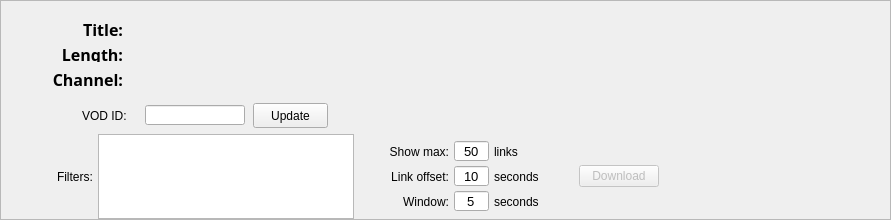
     <widget class="QFrame" name="frame">
      <property name="sizePolicy">
       <sizepolicy hsizetype="Preferred" vsizetype="Ignored">
        <horstretch>0</horstretch>
        <verstretch>0</verstretch>
       </sizepolicy>
      </property>
      <property name="minimumSize">
       <size>
        <width>50</width>
        <height>30</height>
       </size>
      </property>
      <property name="maximumSize">
       <size>
        <width>16777215</width>
        <height>220</height>
       </size>
      </property>
      <property name="frameShape">
       <enum>QFrame::StyledPanel</enum>
      </property>
      <property name="frameShadow">
       <enum>QFrame::Raised</enum>
      </property>
      <layout class="QGridLayout" name="gridLayout_4">
       <property name="bottomMargin">
        <number>0</number>
       </property>
       <item row="2" column="0">
        <layout class="QHBoxLayout" name="horizontalLayout">
         <property name="spacing">
          <number>8</number>
         </property>
         <property name="sizeConstraint">
          <enum>QLayout::SetDefaultConstraint</enum>
         </property>
         <property name="leftMargin">
          <number>70</number>
         </property>
         <item>
          <widget class="QLabel" name="label_21">
           <property name="enabled">
            <bool>true</bool>
           </property>
           <property name="sizePolicy">
            <sizepolicy hsizetype="Minimum" vsizetype="Preferred">
             <horstretch>0</horstretch>
             <verstretch>0</verstretch>
            </sizepolicy>
           </property>
           <property name="minimumSize">
            <size>
             <width>55</width>
             <height>25</height>
            </size>
           </property>
           <property name="maximumSize">
            <size>
             <width>55</width>
             <height>60</height>
            </size>
           </property>
           <property name="text">
            <string>VOD ID:</string>
           </property>
           <property name="scaledContents">
            <bool>true</bool>
           </property>
           <property name="alignment">
            <set>Qt::AlignLeading|Qt::AlignLeft|Qt::AlignVCenter</set>
           </property>
           <property name="wordWrap">
            <bool>false</bool>
           </property>
           <property name="margin">
            <number>0</number>
           </property>
          </widget>
         </item>
         <item>
          <widget class="QLineEdit" name="vodEntry">
           <property name="sizePolicy">
            <sizepolicy hsizetype="Expanding" vsizetype="Fixed">
             <horstretch>0</horstretch>
             <verstretch>0</verstretch>
            </sizepolicy>
           </property>
           <property name="minimumSize">
            <size>
             <width>100</width>
             <height>20</height>
            </size>
           </property>
           <property name="maximumSize">
            <size>
             <width>100</width>
             <height>20</height>
            </size>
           </property>
           <property name="font">
            <font>
             <pointsize>10</pointsize>
             <weight>50</weight>
             <italic>false</italic>
             <bold>false</bold>
            </font>
           </property>
           <property name="text">
            <string/>
           </property>
           <property name="alignment">
            <set>Qt::AlignLeading|Qt::AlignLeft|Qt::AlignTop</set>
           </property>
          </widget>
         </item>
         <item>
          <spacer name="horizontalSpacer">
           <property name="orientation">
            <enum>Qt::Horizontal</enum>
           </property>
           <property name="sizeType">
            <enum>QSizePolicy::Fixed</enum>
           </property>
           <property name="sizeHint" stdset="0">
            <size>
             <width>0</width>
             <height>20</height>
            </size>
           </property>
          </spacer>
         </item>
         <item>
          <widget class="QPushButton" name="updateBtn">
           <property name="minimumSize">
            <size>
             <width>75</width>
             <height>25</height>
            </size>
           </property>
           <property name="maximumSize">
            <size>
             <width>75</width>
             <height>25</height>
            </size>
           </property>
           <property name="text">
            <string>Update</string>
           </property>
          </widget>
         </item>
         <item>
          <spacer name="horizontalSpacer_2">
           <property name="orientation">
            <enum>Qt::Horizontal</enum>
           </property>
           <property name="sizeType">
            <enum>QSizePolicy::Fixed</enum>
           </property>
           <property name="sizeHint" stdset="0">
            <size>
             <width>0</width>
             <height>20</height>
            </size>
           </property>
          </spacer>
         </item>
         <item>
          <widget class="QLabel" name="statusLabel">
           <property name="text">
            <string/>
           </property>
           <property name="wordWrap">
            <bool>true</bool>
           </property>
           <property name="margin">
            <number>5</number>
           </property>
          </widget>
         </item>
        </layout>
       </item>
       <item row="1" column="0">
        <layout class="QGridLayout" name="gridLayout_3">
         <property name="leftMargin">
          <number>40</number>
         </property>
         <property name="topMargin">
          <number>10</number>
         </property>
         <property name="rightMargin">
          <number>20</number>
         </property>
         <property name="bottomMargin">
          <number>10</number>
         </property>
         <property name="spacing">
          <number>10</number>
         </property>
         <item row="1" column="1">
          <widget class="QLabel" name="lengthLabel">
           <property name="sizePolicy">
            <sizepolicy hsizetype="Expanding" vsizetype="Preferred">
             <horstretch>0</horstretch>
             <verstretch>0</verstretch>
            </sizepolicy>
           </property>
           <property name="font">
            <font>
             <family>Segoe UI Semibold</family>
             <pointsize>12</pointsize>
            </font>
           </property>
           <property name="text">
            <string/>
           </property>
           <property name="wordWrap">
            <bool>true</bool>
           </property>
          </widget>
         </item>
         <item row="0" column="0">
          <widget class="QLabel" name="label_3">
           <property name="font">
            <font>
             <family>Yu Gothic UI Semibold</family>
             <pointsize>12</pointsize>
             <weight>75</weight>
             <bold>true</bold>
            </font>
           </property>
           <property name="text">
            <string>Title:</string>
           </property>
           <property name="alignment">
            <set>Qt::AlignRight|Qt::AlignTrailing|Qt::AlignVCenter</set>
           </property>
           <property name="margin">
            <number>0</number>
           </property>
          </widget>
         </item>
         <item row="0" column="1">
          <widget class="QLabel" name="titleLabel">
           <property name="sizePolicy">
            <sizepolicy hsizetype="Expanding" vsizetype="Preferred">
             <horstretch>0</horstretch>
             <verstretch>0</verstretch>
            </sizepolicy>
           </property>
           <property name="font">
            <font>
             <family>Segoe UI Semibold</family>
             <pointsize>12</pointsize>
             <weight>50</weight>
             <bold>false</bold>
            </font>
           </property>
           <property name="text">
            <string/>
           </property>
           <property name="wordWrap">
            <bool>true</bool>
           </property>
          </widget>
         </item>
         <item row="1" column="0">
          <widget class="QLabel" name="label_5">
           <property name="font">
            <font>
             <family>Yu Gothic UI Semibold</family>
             <pointsize>12</pointsize>
             <weight>75</weight>
             <bold>true</bold>
            </font>
           </property>
           <property name="text">
            <string>Length:</string>
           </property>
           <property name="alignment">
            <set>Qt::AlignRight|Qt::AlignTrailing|Qt::AlignVCenter</set>
           </property>
           <property name="margin">
            <number>0</number>
           </property>
          </widget>
         </item>
         <item row="2" column="1">
          <widget class="QLabel" name="channelLabel">
           <property name="sizePolicy">
            <sizepolicy hsizetype="Expanding" vsizetype="Preferred">
             <horstretch>0</horstretch>
             <verstretch>0</verstretch>
            </sizepolicy>
           </property>
           <property name="font">
            <font>
             <family>Segoe UI Semibold</family>
             <pointsize>12</pointsize>
            </font>
           </property>
           <property name="text">
            <string/>
           </property>
           <property name="wordWrap">
            <bool>true</bool>
           </property>
          </widget>
         </item>
         <item row="2" column="0">
          <widget class="QLabel" name="label_4">
           <property name="font">
            <font>
             <family>Yu Gothic UI Semibold</family>
             <pointsize>12</pointsize>
             <weight>75</weight>
             <bold>true</bold>
            </font>
           </property>
           <property name="text">
            <string>Channel:</string>
           </property>
           <property name="alignment">
            <set>Qt::AlignRight|Qt::AlignTrailing|Qt::AlignVCenter</set>
           </property>
           <property name="margin">
            <number>0</number>
           </property>
          </widget>
         </item>
        </layout>
       </item>
       <item row="3" column="0">
        <layout class="QHBoxLayout" name="horizontalLayout_4">
         <property name="spacing">
          <number>5</number>
         </property>
         <property name="sizeConstraint">
          <enum>QLayout::SetDefaultConstraint</enum>
         </property>
         <property name="leftMargin">
          <number>40</number>
         </property>
         <property name="rightMargin">
          <number>0</number>
         </property>
         <item>
          <layout class="QHBoxLayout" name="horizontalLayout_3">
           <property name="leftMargin">
            <number>5</number>
           </property>
           <property name="rightMargin">
            <number>5</number>
           </property>
           <item>
            <widget class="QLabel" name="label_2">
             <property name="sizePolicy">
              <sizepolicy hsizetype="Preferred" vsizetype="Preferred">
               <horstretch>0</horstretch>
               <verstretch>0</verstretch>
              </sizepolicy>
             </property>
             <property name="text">
              <string>Filters:</string>
             </property>
            </widget>
           </item>
           <item>
            <widget class="QPlainTextEdit" name="filterText">
             <property name="sizePolicy">
              <sizepolicy hsizetype="Expanding" vsizetype="Expanding">
               <horstretch>0</horstretch>
               <verstretch>0</verstretch>
              </sizepolicy>
             </property>
             <property name="minimumSize">
              <size>
               <width>220</width>
               <height>0</height>
              </size>
             </property>
             <property name="font">
              <font>
               <pointsize>10</pointsize>
              </font>
             </property>
             <property name="plainText">
              <string/>
             </property>
            </widget>
           </item>
          </layout>
         </item>
         <item>
          <layout class="QVBoxLayout" name="verticalLayout_3">
           <property name="spacing">
            <number>2</number>
           </property>
           <property name="leftMargin">
            <number>5</number>
           </property>
           <property name="rightMargin">
            <number>5</number>
           </property>
           <item>
            <layout class="QGridLayout" name="gridLayout_2">
             <property name="leftMargin">
              <number>0</number>
             </property>
             <property name="horizontalSpacing">
              <number>5</number>
             </property>
             <property name="verticalSpacing">
              <number>0</number>
             </property>
             <item row="0" column="0">
              <widget class="QLabel" name="label_37">
               <property name="sizePolicy">
                <sizepolicy hsizetype="Minimum" vsizetype="Preferred">
                 <horstretch>0</horstretch>
                 <verstretch>0</verstretch>
                </sizepolicy>
               </property>
               <property name="minimumSize">
                <size>
                 <width>80</width>
                 <height>25</height>
                </size>
               </property>
               <property name="maximumSize">
                <size>
                 <width>80</width>
                 <height>25</height>
                </size>
               </property>
               <property name="autoFillBackground">
                <bool>false</bool>
               </property>
               <property name="text">
                <string>Show max:</string>
               </property>
               <property name="scaledContents">
                <bool>true</bool>
               </property>
               <property name="alignment">
                <set>Qt::AlignRight|Qt::AlignTrailing|Qt::AlignVCenter</set>
               </property>
               <property name="wordWrap">
                <bool>false</bool>
               </property>
               <property name="margin">
                <number>0</number>
               </property>
              </widget>
             </item>
             <item row="0" column="1">
              <widget class="QLineEdit" name="showMax">
               <property name="sizePolicy">
                <sizepolicy hsizetype="Preferred" vsizetype="Fixed">
                 <horstretch>0</horstretch>
                 <verstretch>0</verstretch>
                </sizepolicy>
               </property>
               <property name="minimumSize">
                <size>
                 <width>30</width>
                 <height>20</height>
                </size>
               </property>
               <property name="maximumSize">
                <size>
                 <width>50</width>
                 <height>20</height>
                </size>
               </property>
               <property name="font">
                <font>
                 <family>MS Shell Dlg 2</family>
                 <pointsize>10</pointsize>
                 <weight>50</weight>
                 <italic>false</italic>
                 <bold>false</bold>
                </font>
               </property>
               <property name="text">
                <string>50</string>
               </property>
               <property name="alignment">
                <set>Qt::AlignCenter</set>
               </property>
              </widget>
             </item>
             <item row="1" column="1">
              <widget class="QLineEdit" name="linkOffset">
               <property name="sizePolicy">
                <sizepolicy hsizetype="Preferred" vsizetype="Fixed">
                 <horstretch>0</horstretch>
                 <verstretch>0</verstretch>
                </sizepolicy>
               </property>
               <property name="minimumSize">
                <size>
                 <width>30</width>
                 <height>20</height>
                </size>
               </property>
               <property name="maximumSize">
                <size>
                 <width>50</width>
                 <height>20</height>
                </size>
               </property>
               <property name="font">
                <font>
                 <family>MS Shell Dlg 2</family>
                 <pointsize>10</pointsize>
                 <weight>50</weight>
                 <italic>false</italic>
                 <bold>false</bold>
                </font>
               </property>
               <property name="text">
                <string>10</string>
               </property>
               <property name="alignment">
                <set>Qt::AlignCenter</set>
               </property>
              </widget>
             </item>
             <item row="1" column="0">
              <widget class="QLabel" name="label_22">
               <property name="sizePolicy">
                <sizepolicy hsizetype="Minimum" vsizetype="Preferred">
                 <horstretch>0</horstretch>
                 <verstretch>0</verstretch>
                </sizepolicy>
               </property>
               <property name="minimumSize">
                <size>
                 <width>80</width>
                 <height>25</height>
                </size>
               </property>
               <property name="maximumSize">
                <size>
                 <width>80</width>
                 <height>25</height>
                </size>
               </property>
               <property name="text">
                <string>Link offset:</string>
               </property>
               <property name="scaledContents">
                <bool>true</bool>
               </property>
               <property name="alignment">
                <set>Qt::AlignRight|Qt::AlignTrailing|Qt::AlignVCenter</set>
               </property>
               <property name="wordWrap">
                <bool>false</bool>
               </property>
              </widget>
             </item>
             <item row="0" column="2">
              <widget class="QLabel" name="label_39">
               <property name="sizePolicy">
                <sizepolicy hsizetype="Preferred" vsizetype="Preferred">
                 <horstretch>0</horstretch>
                 <verstretch>0</verstretch>
                </sizepolicy>
               </property>
               <property name="minimumSize">
                <size>
                 <width>55</width>
                 <height>25</height>
                </size>
               </property>
               <property name="maximumSize">
                <size>
                 <width>40</width>
                 <height>25</height>
                </size>
               </property>
               <property name="text">
                <string>links</string>
               </property>
               <property name="scaledContents">
                <bool>false</bool>
               </property>
               <property name="alignment">
                <set>Qt::AlignLeading|Qt::AlignLeft|Qt::AlignVCenter</set>
               </property>
               <property name="wordWrap">
                <bool>true</bool>
               </property>
              </widget>
             </item>
             <item row="1" column="2">
              <widget class="QLabel" name="label_38">
               <property name="sizePolicy">
                <sizepolicy hsizetype="Preferred" vsizetype="Preferred">
                 <horstretch>0</horstretch>
                 <verstretch>0</verstretch>
                </sizepolicy>
               </property>
               <property name="minimumSize">
                <size>
                 <width>55</width>
                 <height>25</height>
                </size>
               </property>
               <property name="maximumSize">
                <size>
                 <width>40</width>
                 <height>25</height>
                </size>
               </property>
               <property name="text">
                <string>seconds</string>
               </property>
               <property name="scaledContents">
                <bool>false</bool>
               </property>
               <property name="alignment">
                <set>Qt::AlignLeading|Qt::AlignLeft|Qt::AlignVCenter</set>
               </property>
               <property name="wordWrap">
                <bool>true</bool>
               </property>
              </widget>
             </item>
             <item row="2" column="0">
              <widget class="QLabel" name="label_40">
               <property name="sizePolicy">
                <sizepolicy hsizetype="Minimum" vsizetype="Preferred">
                 <horstretch>0</horstretch>
                 <verstretch>0</verstretch>
                </sizepolicy>
               </property>
               <property name="minimumSize">
                <size>
                 <width>80</width>
                 <height>25</height>
                </size>
               </property>
               <property name="maximumSize">
                <size>
                 <width>80</width>
                 <height>25</height>
                </size>
               </property>
               <property name="text">
                <string>Window:</string>
               </property>
               <property name="scaledContents">
                <bool>true</bool>
               </property>
               <property name="alignment">
                <set>Qt::AlignRight|Qt::AlignTrailing|Qt::AlignVCenter</set>
               </property>
               <property name="wordWrap">
                <bool>false</bool>
               </property>
              </widget>
             </item>
             <item row="2" column="1">
              <widget class="QLineEdit" name="windowSize">
               <property name="sizePolicy">
                <sizepolicy hsizetype="Preferred" vsizetype="Fixed">
                 <horstretch>0</horstretch>
                 <verstretch>0</verstretch>
                </sizepolicy>
               </property>
               <property name="minimumSize">
                <size>
                 <width>30</width>
                 <height>20</height>
                </size>
               </property>
               <property name="maximumSize">
                <size>
                 <width>50</width>
                 <height>20</height>
                </size>
               </property>
               <property name="font">
                <font>
                 <family>MS Shell Dlg 2</family>
                 <pointsize>10</pointsize>
                 <weight>50</weight>
                 <italic>false</italic>
                 <bold>false</bold>
                </font>
               </property>
               <property name="text">
                <string>5</string>
               </property>
               <property name="alignment">
                <set>Qt::AlignCenter</set>
               </property>
              </widget>
             </item>
             <item row="2" column="2">
              <widget class="QLabel" name="label_41">
               <property name="sizePolicy">
                <sizepolicy hsizetype="Preferred" vsizetype="Preferred">
                 <horstretch>0</horstretch>
                 <verstretch>0</verstretch>
                </sizepolicy>
               </property>
               <property name="minimumSize">
                <size>
                 <width>55</width>
                 <height>25</height>
                </size>
               </property>
               <property name="maximumSize">
                <size>
                 <width>40</width>
                 <height>25</height>
                </size>
               </property>
               <property name="text">
                <string>seconds</string>
               </property>
               <property name="scaledContents">
                <bool>false</bool>
               </property>
               <property name="alignment">
                <set>Qt::AlignLeading|Qt::AlignLeft|Qt::AlignVCenter</set>
               </property>
               <property name="wordWrap">
                <bool>true</bool>
               </property>
              </widget>
             </item>
            </layout>
           </item>
          </layout>
         </item>
         <item>
          <layout class="QHBoxLayout" name="horizontalLayout_2">
           <property name="leftMargin">
            <number>20</number>
           </property>
           <property name="rightMargin">
            <number>20</number>
           </property>
           <item>
            <widget class="QPushButton" name="harvestBtn">
             <property name="enabled">
              <bool>false</bool>
             </property>
             <property name="sizePolicy">
              <sizepolicy hsizetype="Fixed" vsizetype="Fixed">
               <horstretch>0</horstretch>
               <verstretch>0</verstretch>
              </sizepolicy>
             </property>
             <property name="text">
              <string>Download</string>
             </property>
            </widget>
           </item>
          </layout>
         </item>
         <item>
          <layout class="QVBoxLayout" name="verticalLayout_5">
           <property name="leftMargin">
            <number>0</number>
           </property>
           <item>
            <spacer name="horizontalSpacer_3">
             <property name="orientation">
              <enum>Qt::Horizontal</enum>
             </property>
             <property name="sizeType">
              <enum>QSizePolicy::Preferred</enum>
             </property>
             <property name="sizeHint" stdset="0">
              <size>
               <width>200</width>
               <height>20</height>
              </size>
             </property>
            </spacer>
           </item>
          </layout>
         </item>
        </layout>
       </item>
      </layout>
     </widget>
